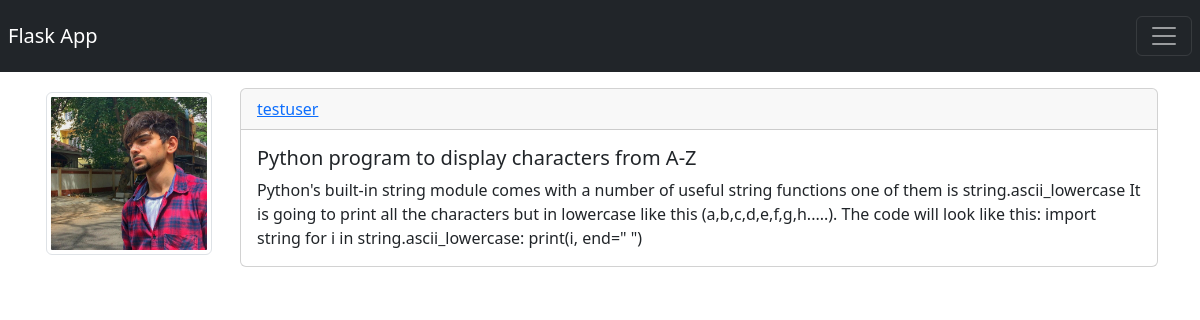
/post/1, run on the app's committed database.
### flaskblog/models.py (models this page shows, shortened)
class User(db.Model, UserMixin):
  id = db.Column(db.Integer, primary_key = True)
  username = db.Column(db.String(20), nullable = False, unique = True)
  email = db.Column(db.String(120), nullable = False, unique = True)
  image = db.Column(db.String(20), nullable = False, default='default.jpg')
  password = db.Column(db.String(60), nullable=False)
  posts = db.relationship('Post', backref = 'author', lazy=True)

class Post(db.Model):
  id = db.Column(db.Integer, primary_key = True)
  title = db.Column(db.String(100), nullable = False)
  content = db.Column(db.Text, nullable = False)
  image = db.Column(db.String(30))
  date_posted = db.Column(db.DateTime, nullable=False, default = datetime.now)
  user_id = db.Column(db.Integer, db.ForeignKey('user.id'), nullable=False)

### flaskblog/routes.py (the view)
@app.route("/post/<int:post_id>")
def post(post_id):
  post = Post.query.get_or_404(post_id)
  return render_template("post.html", title=post.title, post=post)

### flaskblog/templates/post.html (shortened to what this page needs)
{% extends 'layout.html' %}
{% block content %}
<div class="container">
  <div class="row justify-content-center mt-3 mb-3">
    <div class="col-2 m-1">
      <img src="{{url_for('static', filename='profile_pics/' + post.author.image)}}" alt="" class="img-thumbnail d-none d-sm-block">
    </div>
    <div class="col">
      <div class="card">
        <div class="card-header">
          <a href="#">
            {{post.author.username}}
          </a>
        </div>
        <div class="card-body">
          <h5 class="card-title">{{post.title}}</h5>
          <p class="card-text">{{post.content}}</p>
        </div>
      </div>
    </div>
  </div>
</div>
{% endblock content %}

### data on the page
User: image (picture), author.username "testuser"
Post: title "Python program to display characters from A-Z", content "Python's built-in string module comes with a number of useful string functions one of them is string.ascii_lowercase It is going to print all the characters but in lowercase like this (a,b,c,d,e,f,g,h.....). The code will look like this: import string for i in string.ascii_lowercase: print(i, end=\" \")"
